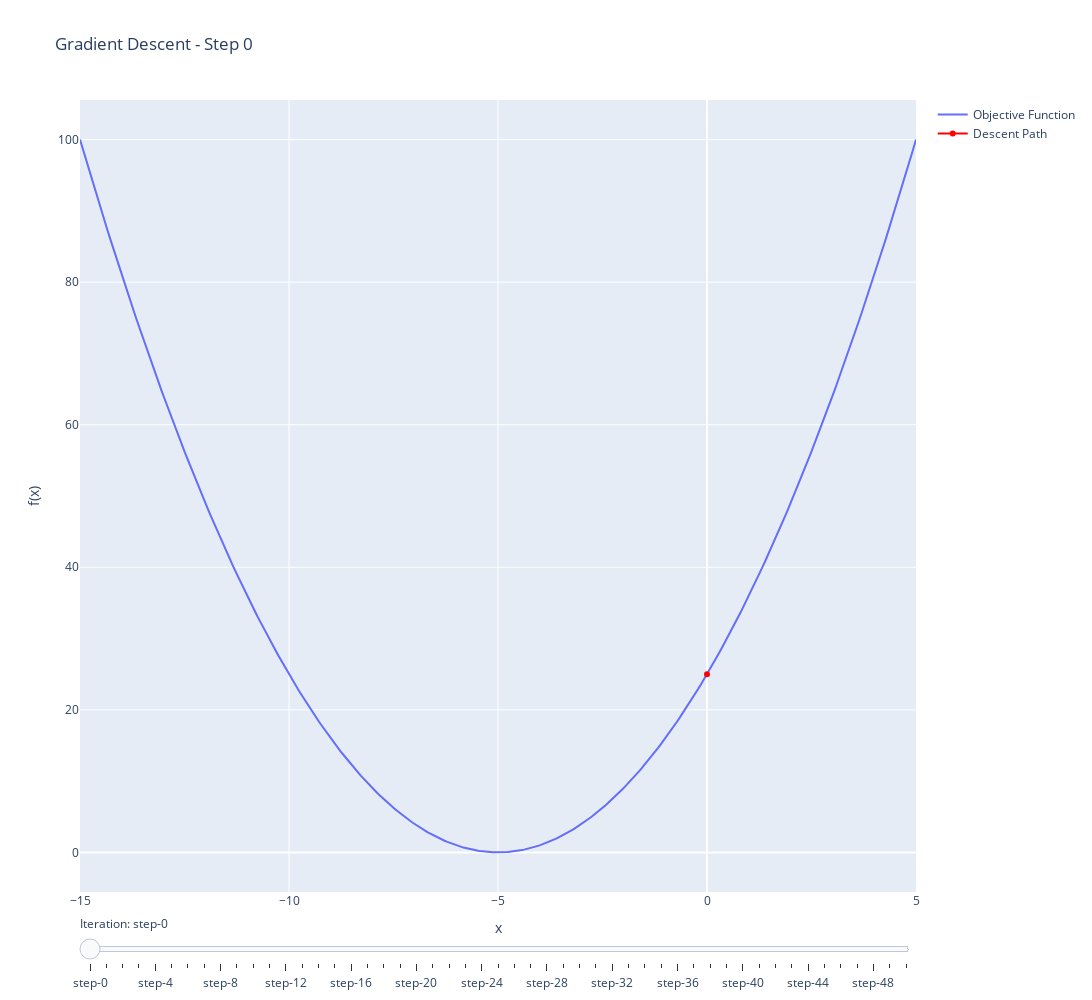

Notebook code for this chart:
### Code cell
import numpy as np
import plotly.graph_objs as go

# Define the objective function and its derivative
def f(x):
    return x**2 + 10*x + 25

def df(x):
    return 2*x + 10

# Define the gradient descent function
def steepest_gradient_descent_visual_plotly(start_x, learning_rate, n_iterations):
    x = start_x
    x_history = [x]
    for _ in range(n_iterations):
        grad = df(x)
        x = x - learning_rate * grad
        x_history.append(x)
    return x_history

# Perform gradient descent
start_x = 0
learning_rate = 0.1
n_iterations = 50
x_history = steepest_gradient_descent_visual_plotly(start_x, learning_rate, n_iterations)

# Generate the objective function plot data
x_values = np.linspace(-15, 5, 400)
y_values = f(x_values)

# Initialize the Plotly figure
fig = go.Figure()

# Plot the objective function
fig.add_trace(go.Scatter(x=x_values, y=y_values, name="Objective Function", mode='lines'))

# Initialize a trace for the gradient descent path, initially empty
fig.add_trace(go.Scatter(x=[], y=[], mode='lines+markers', name='Descent Path', marker=dict(color='red')))

# Create steps for the slider, accumulating history up to the current step
steps = []
for i in range(1, len(x_history) + 1):
    step_x_history = x_history[:i]
    step_y_history = [f(x) for x in step_x_history]
    step = dict(
        method="update",
        args=[{"x": [x_values, step_x_history],
               "y": [y_values, step_y_history]},
              {"title": f"Gradient Descent - Step {i-1}"}],
    )
    steps.append(step)

# Create and add the slider
sliders = [dict(
    active=0,
    currentvalue={"prefix": "Iteration: "},
    steps=steps
)]

# Update the layout with the slider
fig.update_layout(
    sliders=sliders,
    title="Gradient Descent Optimization with History",
    xaxis_title="x",
    yaxis_title="f(x)",
    showlegend=True,
    height=1000,  # Set the height of the plot
    width=1230  # Set the width of the plot
)

fig.show()

### Figure 1 — Plotly figure (JSON) as saved in the notebook; plotly's stock layout.template omitted (floating-point values rounded to 4 significant figures; data arrays with more than 128 entries replaced by an {"elided": "..."} marker saying what was removed)
{"data": [{"mode": "lines", "name": "Objective Function", "type": "scatter", "x": {"elided": "400 float values"}, "y": {"elided": "400 float values"}}, {"marker": {"color": "red"}, "mode": "lines+markers", "name": "Descent Path", "type": "scatter", "x": [0], "y": [25]}], "layout": {"height": 1000, "showlegend": true, "sliders": [{"active": 0, "currentvalue": {"prefix": "Iteration: "}, "steps": [{"args": [{"x": {"elided": "2 rows, 401 float values in total"}, "y": {"elided": "2 rows, 401 float values in total"}}, {"title": "Gradient Descent - Step 0"}], "method": "update"}, {"args": [{"x": {"elided": "2 rows, 402 float values in total"}, "y": {"elided": "2 rows, 402 float values in total"}}, {"title": "Gradient Descent - Step 1"}], "method": "update"}, {"args": [{"x": {"elided": "2 rows, 403 float values in total"}, "y": {"elided": "2 rows, 403 float values in total"}}, {"title": "Gradient Descent - Step 2"}], "method": "update"}, {"args": [{"x": {"elided": "2 rows, 404 float values in total"}, "y": {"elided": "2 rows, 404 float values in total"}}, {"title": "Gradient Descent - Step 3"}], "method": "update"}, {"args": [{"x": {"elided": "2 rows, 405 float values in total"}, "y": {"elided": "2 rows, 405 float values in total"}}, {"title": "Gradient Descent - Step 4"}], "method": "update"}, {"args": [{"x": {"elided": "2 rows, 406 float values in total"}, "y": {"elided": "2 rows, 406 float values in total"}}, {"title": "Gradient Descent - Step 5"}], "method": "update"}, {"args": [{"x": {"elided": "2 rows, 407 float values in total"}, "y": {"elided": "2 rows, 407 float values in total"}}, {"title": "Gradient Descent - Step 6"}], "method": "update"}, {"args": [{"x": {"elided": "2 rows, 408 float values in total"}, "y": {"elided": "2 rows, 408 float values in total"}}, {"title": "Gradient Descent - Step 7"}], "method": "update"}, {"args": [{"x": {"elided": "2 rows, 409 float values in total"}, "y": {"elided": "2 rows, 409 float values in total"}}, {"title": "Gradient Descent - Step 8"}], "method": "update"}, {"args": [{"x": {"elided": "2 rows, 410 float values in total"}, "y": {"elided": "2 rows, 410 float values in total"}}, {"title": "Gradient Descent - Step 9"}], "method": "update"}, {"args": [{"x": {"elided": "2 rows, 411 float values in total"}, "y": {"elided": "2 rows, 411 float values in total"}}, {"title": "Gradient Descent - Step 10"}], "method": "update"}, {"args": [{"x": {"elided": "2 rows, 412 float values in total"}, "y": {"elided": "2 rows, 412 float values in total"}}, {"title": "Gradient Descent - Step 11"}], "method": "update"}, {"args": [{"x": {"elided": "2 rows, 413 float values in total"}, "y": {"elided": "2 rows, 413 float values in total"}}, {"title": "Gradient Descent - Step 12"}], "method": "update"}, {"args": [{"x": {"elided": "2 rows, 414 float values in total"}, "y": {"elided": "2 rows, 414 float values in total"}}, {"title": "Gradient Descent - Step 13"}], "method": "update"}, {"args": [{"x": {"elided": "2 rows, 415 float values in total"}, "y": {"elided": "2 rows, 415 float values in total"}}, {"title": "Gradient Descent - Step 14"}], "method": "update"}, {"args": [{"x": {"elided": "2 rows, 416 float values in total"}, "y": {"elided": "2 rows, 416 float values in total"}}, {"title": "Gradient Descent - Step 15"}], "method": "update"}, {"args": [{"x": {"elided": "2 rows, 417 float values in total"}, "y": {"elided": "2 rows, 417 float values in total"}}, {"title": "Gradient Descent - Step 16"}], "method": "update"}, {"args": [{"x": {"elided": "2 rows, 418 float values in total"}, "y": {"elided": "2 rows, 418 float values in total"}}, {"title": "Gradient Descent - Step 17"}], "method": "update"}, {"args": [{"x": {"elided": "2 rows, 419 float values in total"}, "y": {"elided": "2 rows, 419 float values in total"}}, {"title": "Gradient Descent - Step 18"}], "method": "update"}, {"args": [{"x": {"elided": "2 rows, 420 float values in total"}, "y": {"elided": "2 rows, 420 float values in total"}}, {"title": "Gradient Descent - Step 19"}], "method": "update"}, {"args": [{"x": {"elided": "2 rows, 421 float values in total"}, "y": {"elided": "2 rows, 421 float values in total"}}, {"title": "Gradient Descent - Step 20"}], "method": "update"}, {"args": [{"x": {"elided": "2 rows, 422 float values in total"}, "y": {"elided": "2 rows, 422 float values in total"}}, {"title": "Gradient Descent - Step 21"}], "method": "update"}, {"args": [{"x": {"elided": "2 rows, 423 float values in total"}, "y": {"elided": "2 rows, 423 float values in total"}}, {"title": "Gradient Descent - Step 22"}], "method": "update"}, {"args": [{"x": {"elided": "2 rows, 424 float values in total"}, "y": {"elided": "2 rows, 424 float values in total"}}, {"title": "Gradient Descent - Step 23"}], "method": "update"}, {"args": [{"x": {"elided": "2 rows, 425 float values in total"}, "y": {"elided": "2 rows, 425 float values in total"}}, {"title": "Gradient Descent - Step 24"}], "method": "update"}, {"args": [{"x": {"elided": "2 rows, 426 float values in total"}, "y": {"elided": "2 rows, 426 float values in total"}}, {"title": "Gradient Descent - Step 25"}], "method": "update"}, {"args": [{"x": {"elided": "2 rows, 427 float values in total"}, "y": {"elided": "2 rows, 427 float values in total"}}, {"title": "Gradient Descent - Step 26"}], "method": "update"}, {"args": [{"x": {"elided": "2 rows, 428 float values in total"}, "y": {"elided": "2 rows, 428 float values in total"}}, {"title": "Gradient Descent - Step 27"}], "method": "update"}, {"args": [{"x": {"elided": "2 rows, 429 float values in total"}, "y": {"elided": "2 rows, 429 float values in total"}}, {"title": "Gradient Descent - Step 28"}], "method": "update"}, {"args": [{"x": {"elided": "2 rows, 430 float values in total"}, "y": {"elided": "2 rows, 430 float values in total"}}, {"title": "Gradient Descent - Step 29"}], "method": "update"}, {"args": [{"x": {"elided": "2 rows, 431 float values in total"}, "y": {"elided": "2 rows, 431 float values in total"}}, {"title": "Gradient Descent - Step 30"}], "method": "update"}, {"args": [{"x": {"elided": "2 rows, 432 float values in total"}, "y": {"elided": "2 rows, 432 float values in total"}}, {"title": "Gradient Descent - Step 31"}], "method": "update"}, {"args": [{"x": {"elided": "2 rows, 433 float values in total"}, "y": {"elided": "2 rows, 433 float values in total"}}, {"title": "Gradient Descent - Step 32"}], "method": "update"}, {"args": [{"x": {"elided": "2 rows, 434 float values in total"}, "y": {"elided": "2 rows, 434 float values in total"}}, {"title": "Gradient Descent - Step 33"}], "method": "update"}, {"args": [{"x": {"elided": "2 rows, 435 float values in total"}, "y": {"elided": "2 rows, 435 float values in total"}}, {"title": "Gradient Descent - Step 34"}], "method": "update"}, {"args": [{"x": {"elided": "2 rows, 436 float values in total"}, "y": {"elided": "2 rows, 436 float values in total"}}, {"title": "Gradient Descent - Step 35"}], "method": "update"}, {"args": [{"x": {"elided": "2 rows, 437 float values in total"}, "y": {"elided": "2 rows, 437 float values in total"}}, {"title": "Gradient Descent - Step 36"}], "method": "update"}, {"args": [{"x": {"elided": "2 rows, 438 float values in total"}, "y": {"elided": "2 rows, 438 float values in total"}}, {"title": "Gradient Descent - Step 37"}], "method": "update"}, {"args": [{"x": {"elided": "2 rows, 439 float values in total"}, "y": {"elided": "2 rows, 439 float values in total"}}, {"title": "Gradient Descent - Step 38"}], "method": "update"}, {"args": [{"x": {"elided": "2 rows, 440 float values in total"}, "y": {"elided": "2 rows, 440 float values in total"}}, {"title": "Gradient Descent - Step 39"}], "method": "update"}, {"args": [{"x": {"elided": "2 rows, 441 float values in total"}, "y": {"elided": "2 rows, 441 float values in total"}}, {"title": "Gradient Descent - Step 40"}], "method": "update"}, {"args": [{"x": {"elided": "2 rows, 442 float values in total"}, "y": {"elided": "2 rows, 442 float values in total"}}, {"title": "Gradient Descent - Step 41"}], "method": "update"}, {"args": [{"x": {"elided": "2 rows, 443 float values in total"}, "y": {"elided": "2 rows, 443 float values in total"}}, {"title": "Gradient Descent - Step 42"}], "method": "update"}, {"args": [{"x": {"elided": "2 rows, 444 float values in total"}, "y": {"elided": "2 rows, 444 float values in total"}}, {"title": "Gradient Descent - Step 43"}], "method": "update"}, {"args": [{"x": {"elided": "2 rows, 445 float values in total"}, "y": {"elided": "2 rows, 445 float values in total"}}, {"title": "Gradient Descent - Step 44"}], "method": "update"}, {"args": [{"x": {"elided": "2 rows, 446 float values in total"}, "y": {"elided": "2 rows, 446 float values in total"}}, {"title": "Gradient Descent - Step 45"}], "method": "update"}, {"args": [{"x": {"elided": "2 rows, 447 float values in total"}, "y": {"elided": "2 rows, 447 float values in total"}}, {"title": "Gradient Descent - Step 46"}], "method": "update"}, {"args": [{"x": {"elided": "2 rows, 448 float values in total"}, "y": {"elided": "2 rows, 448 float values in total"}}, {"title": "Gradient Descent - Step 47"}], "method": "update"}, {"args": [{"x": {"elided": "2 rows, 449 float values in total"}, "y": {"elided": "2 rows, 449 float values in total"}}, {"title": "Gradient Descent - Step 48"}], "method": "update"}, {"args": [{"x": {"elided": "2 rows, 450 float values in total"}, "y": {"elided": "2 rows, 450 float values in total"}}, {"title": "Gradient Descent - Step 49"}], "method": "update"}, {"args": [{"x": {"elided": "2 rows, 451 float values in total"}, "y": {"elided": "2 rows, 451 float values in total"}}, {"title": "Gradient Descent - Step 50"}], "method": "update"}]}], "title": {"text": "Gradient Descent - Step 0"}, "width": 1230, "xaxis": {"autorange": true, "range": [-15, 5], "title": {"text": "x"}, "type": "linear"}, "yaxis": {"autorange": true, "range": [-5.555, 105.6], "title": {"text": "f(x)"}, "type": "linear"}}}
